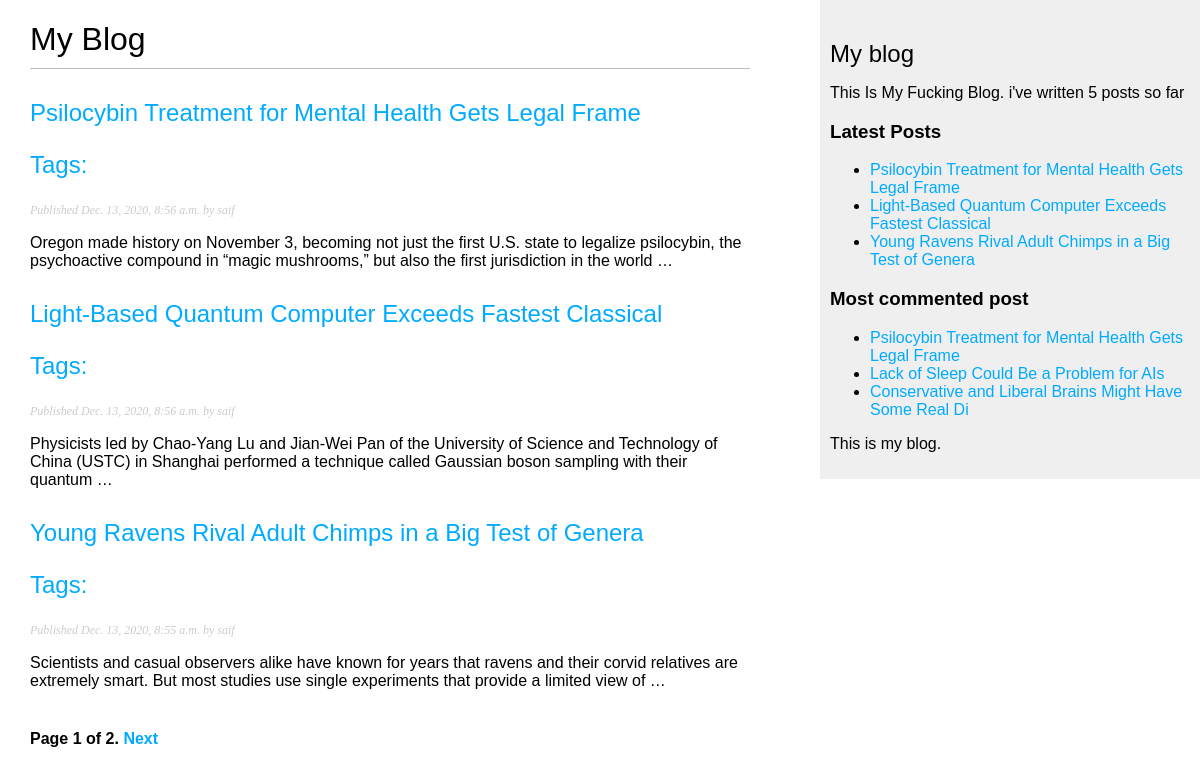
The page /blog/ on the database as committed earlier.
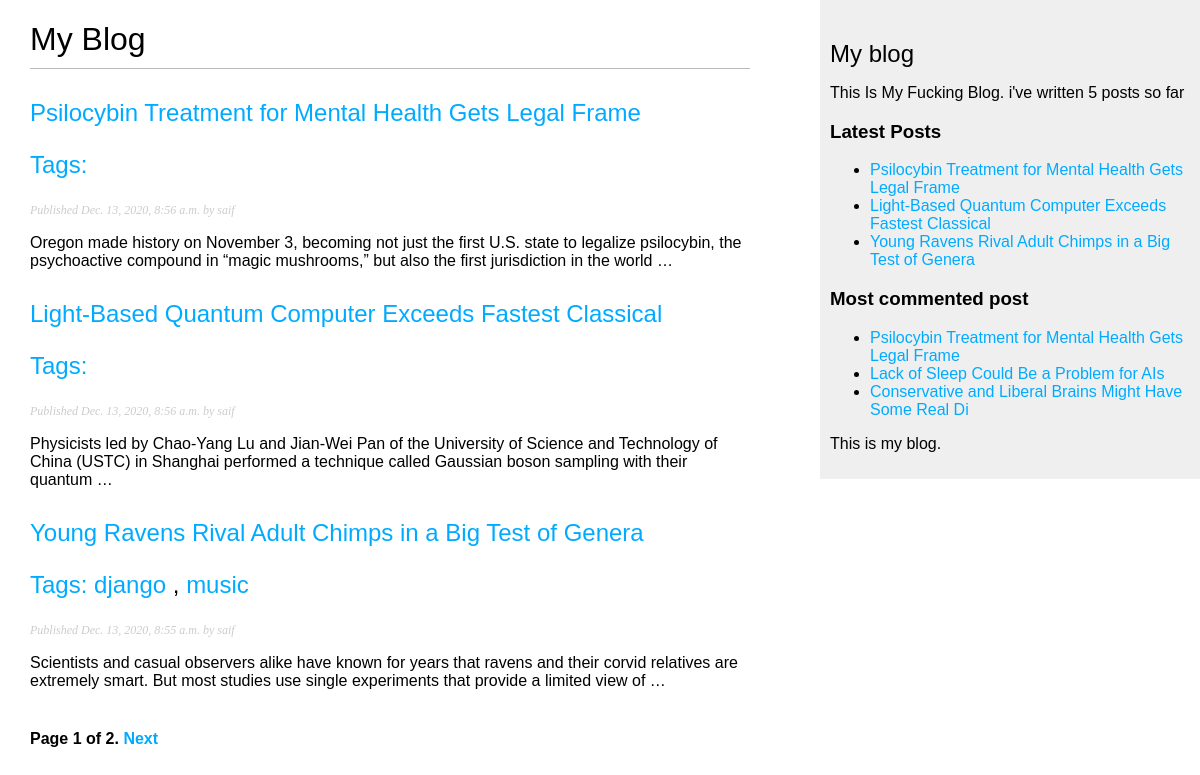
The same page on the database as committed later.
### blogg/models.py (models this page shows, shortened)
class Post(models.Model):
    title = models.CharField(max_length=55)
    slug = models.SlugField(max_length=55, unique_for_date='publish')
    author = models.ForeignKey(User, related_name='blog_posts' ,on_delete=models.CASCADE)
    body = models.TextField()
    publish = models.DateTimeField(default=timezone.now)
    created = models.DateTimeField(auto_now_add=True)
    update = models.DateTimeField(auto_now=True)
    status = models.CharField(max_length=10, choices=STATUS_CHOICES, default='draft')
    class Meta:
        ordering = ('-publish', )
    def get_absolute_url(self):
        return reverse('blogg:post_detail', args=[self.publish.year, self.publish.month, self.publish.day, self.slug])
    published = PublishManager()
    tags = TaggableManager()

### blogg/views.py (the view)
# urls.py: path('', views.post_list, name='post_list'),
def post_list(request, tag_slug=None):
    object_list = Post.published.all()
    tag = None
    if tag_slug:
        tag = get_object_or_404(Tag, slug=tag_slug)
        object_list = object_list.filter(tags__in=[tag])
    paignoter = Paginator(object_list, 3)
    page = request.GET.get('page')
    try:
        posts = paignoter.page(page)
    except PageNotAnInteger:
        posts = paignoter.page(1)
    except EmptyPage:
        posts = paignoter.page(paignoter.num_pages)
    return render(request, 'blogg/post/list.html', {'posts': posts, 'page': page, 'tag': tag})

### blogg/models.py (called while the page is built)
    def get_queryset(self):
        return super(PublishManager, self).get_queryset().filter(status='draft')

### blogg/templatetags/blogg_tags.py (called while the page is built)
@register.simple_tag
def total_post():
    return Post.published.count()

@register.inclusion_tag('blogg/post/lastest_post.html')
def show_latest_posts(count=5):
    lastest = Post.published.order_by('-publish')[:count]
    return {'latest': lastest}

@register.inclusion_tag('blogg/post/latest_comments.html')
def get_most_comments_post(count=5):
    comment =  Post.published.annotate(
        total_comments =Count('comments')).order_by('-total_comments')[:count]
    return {'comment': comment}

### blogg/templates/blogg/post/list.html (shortened to what this page needs)
{% extends "blogg/base.html" %}
{% block content %}
  <h1>My Blog</h1>
  {% for post in posts %}
    <h2>
      <a href="{{ post.get_absolute_url }}">
        {{ post.title }}
        <p class="tags">
          Tags:
          {% for tag in post.tags.all %}
          <a href="{% url 'blogg:post_list_tag' tag.slug %}">{{tag.name}}</a>
          {% if not forloop.last %}, {% endif %}
          {% endfor %}
        </p>
      </a>
    </h2>
    <p class="date">
      Published {{ post.publish }} by {{ post.author }}
    </p>
    {{ post.body|truncatewords:30|linebreaks }}
  {% endfor %}
  {% include "paign.html" with page=posts %}
{% endblock %}

### blogg/templates/blogg/base.html (shortened to what this page needs)
{% load blogg_tags %}
{% load static %}
<!DOCTYPE html>
<html>
<head>
  <link href="{% static "css/blog.css" %}" rel="stylesheet">
</head>
<body>
  <div id="content">
    {% block content %}
    {% endblock %}
  </div>
  <div id="sidebar">
    <h2>My blog</h2>
     <p>This Is My Fucking Blog. i've written {% total_post %} posts so far </p>
     <h3>Latest Posts</h3>
     {% show_latest_posts 3 %}
     {% get_most_comments_post 3 %}
    <p>This is my blog.</p>
  </div>
</body>
</html>

### blogg/templates/paign.html (shortened to what this page needs)
<div class="pagination">
    <span class="step-links">
        <span class="current">
            Page {{page.number}} of {{page.paginator.num_pages}}.
        </span>
        {% if page.has_next %}
        <a href="?page={{page.next_page_number}}">Next</a>
        {% endif %}
    </span>
</div>

### blogg/templates/blogg/post/lastest_post.html
<ul>
    {% for post in latest %}
    <li>
        <a href="{{post.get_absolute_url}}">{{post.title}}</a>
    </li>
    {% endfor %}
</ul>

### blogg/templates/blogg/post/latest_comments.html
<h3>Most commented post</h3>
<ul>
    {% for post in comment %}
    <li>
        <a href="{{post.get_absolute_url}}">{{post.title}}</a>
    </li>
    {% endfor %}
</ul>

### static/css/blog.css (style rules this page uses)
body { margin:0; padding:0; font-family:helvetica, sans-serif; }
a { color:#00abff; text-decoration:none; }
h1 { font-weight:normal; border-bottom:1px solid #bbb; padding:0 0 10px 0; }
h2 { font-weight:normal; margin:30px 0 0; }
#content { float:left; width:60%; padding:0 0 0 30px; }
#sidebar { float:right; width:30%; padding:10px; background:#efefef; height:100%; }
p.date { color:#ccc; font-family: georgia, serif; font-size: 12px; font-style: italic; }
.pagination { margin:40px 0; font-weight:bold; }

Rows that differ between the two databases and show on the page:
changed Post "Young Ravens Rival Adult Chimps in a Big Test of Genera": gains Tag (name "django"); gains Tag (name "music")
